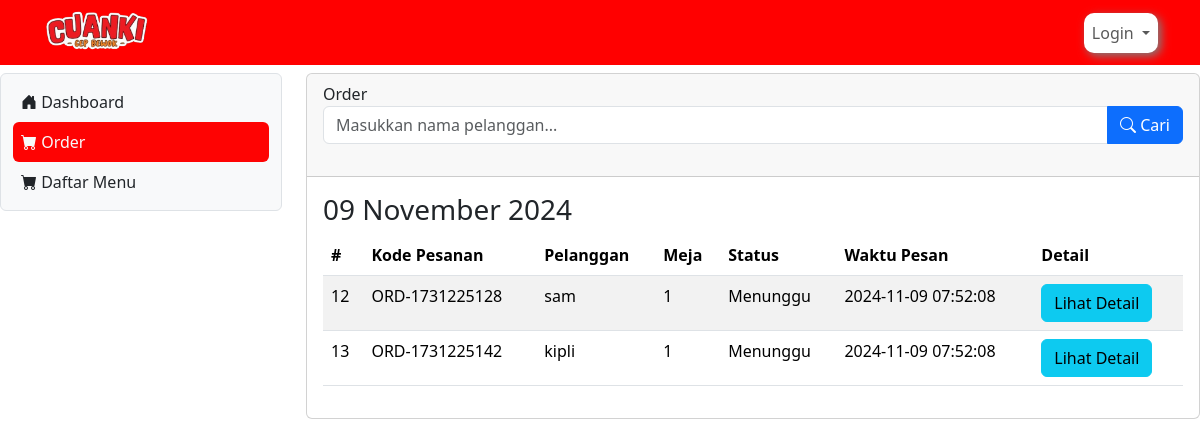
/order, run on the app's committed database.
### tables this page shows
CREATE TABLE `orders` (
  `id_order` int(11) NOT NULL,
  `kode_order` varchar(255) DEFAULT NULL,
  `pelanggan` varchar(255) DEFAULT NULL,
  `meja` varchar(255) DEFAULT NULL,
  `pelayan` int(11) NOT NULL,
  `status` varchar(255) DEFAULT NULL,
  `waktu_order` timestamp NOT NULL DEFAULT current_timestamp()
);

### order.php (the view, shortened to what this page needs)
<?php
include 'koneksi.php';
?>
<div class="col-lg-9 mt-2">
    <div class="card">
        <div class="card-header">
            Order
            <form method="POST" action="" class="d-flex mb-4">
                <div class="input-group">
                    <input type="text" name="nama_pelanggan" id="nama_pelanggan" class="form-control" placeholder="Masukkan nama pelanggan..." value="<?php echo isset($_POST['nama_pelanggan']) ? $_POST['nama_pelanggan'] : ''; ?>">
                    <button type="submit" name="search" class="btn btn-primary">
                        <i class="bi bi-search"></i> Cari
                    </button>
                </div>
            </form>
        </div>
        <div class="card-body">
            <?php
            $query = "SELECT * FROM orders WHERE status = 'Menunggu' ORDER BY DATE(waktu_order) DESC, waktu_order DESC";
            $result = mysqli_query($koneksi, $query);
            if (mysqli_num_rows($result) > 0) {
                $previous_date = '';
                while ($row = mysqli_fetch_assoc($result)) {
                    $order_date = date('Y-m-d', strtotime($row['waktu_order']));
                    if ($order_date != $previous_date) {
                        echo '<h3>' . date('d F Y', strtotime($order_date)) . '</h3>';
                        echo '<table class="table table-striped">';
                        echo '<thead><tr><th>#</th><th>Kode Pesanan</th><th>Pelanggan</th><th>Meja</th><th>Status</th><th>Waktu Pesan</th><th>Detail</th>';
                        echo '</tr></thead>';
                        echo '<tbody>';
                    }
                    $id_order = $row['id_order'];
                    echo '<tr>';
                    echo '<td>' . $row['id_order'] . '</td>';
                    echo '<td>' . $row['kode_order'] . '</td>';
                    echo '<td>' . $row['pelanggan'] . '</td>';
                    echo '<td>' . $row['meja'] . '</td>';
                    echo '<td>' . $row['status'] . '</td>';
                    echo '<td>' . $row['waktu_order'] . '</td>';
                    $detailQuery = "SELECT * FROM order_details WHERE id_order = '$id_order'";
                    $detailResult = mysqli_query($koneksi, $detailQuery);
                    $detailData = [];
                    while ($detailRow = mysqli_fetch_assoc($detailResult)) {
                        $detailData[] = $detailRow;
                    }
                    echo '<td>';
                    if (count($detailData) > 0) {
                        echo '<button class="btn btn-info" data-bs-toggle="collapse" data-bs-target="#detail_' . $id_order . '" aria-expanded="false" aria-controls="detail_' . $id_order . '">Lihat Detail</button>';
                    } else {
                        echo 'Tidak ada detail pesanan.';
                    }
                    echo '</td>';
                    echo '</tr>';
                    $previous_date = $order_date;
                }
                echo '</tbody></table>';
            } else {
                echo '<p>Tidak ada pesanan saat ini.</p>';
            }
            ?>
        </div>
    </div>
</div>

### index.php (shortened to what this page needs)
<?php
if (isset($_GET['x']) && $_GET['x'] == 'home') {
  $page = "home.php";
  include "main.php";
} else if (isset($_GET['x']) && $_GET['x'] == 'order') {
  include "main.php";
} else if (isset($_GET['x']) && $_GET['x'] == 'riwayat') {
  $page = "riwayat.php";
  include "main.php";
} else if (isset($_GET['x']) && $_GET['x'] == 'user') {
  if (isset($_SESSION['level_cuanki']) && $_SESSION['level_cuanki'] == 3) {
    $page = "user.php";
    include "main.php";
  } else {
    $page = "home.php";
    include "main.php";
  }
} else if (isset($_GET['x']) && $_GET['x'] == 'report') {
  if (isset($_SESSION['level_cuanki']) && $_SESSION['level_cuanki'] == 3) {
    $page = "report.php";
    include "main.php";
  } else {
    $page = "home.php";
    include "main.php";
  }
} else if (isset($_GET['x']) && $_GET['x'] == 'menu') {
  $page = "menu.php";
  include "main.php";
} else if (isset($_GET['x']) && $_GET['x'] == 'login') {
  include "login.php";
} else if (isset($_GET['x']) && $_GET['x'] == 'logout') {
  include "proses/proses_logout.php";
} else if (isset($_GET['x']) && $_GET['x'] == 'daftar') {
  include "register.php";
}else {
  $page = "home.php";
  include "main.php";
}
?>

### main.php (shortened to what this page needs)
<!DOCTYPE html>
<html lang="en">
<head>
  <link href="https://cdn.jsdelivr.net/npm/bootstrap@5.3.3/dist/css/bootstrap.min.css" rel="stylesheet">
  <link rel="stylesheet" href="https://cdn.jsdelivr.net/npm/bootstrap-icons@1.11.3/font/bootstrap-icons.min.css">
</head>
<body>
  <?php include "header.php"; ?>
  <?php include "sidebar.php"; ?>
  <?php
  include $page;
  ?>
  </div>
  </div>
</body>
</html>

### header.php (shortened to what this page needs)
<nav class="navbar navbar-expand sticky-top" style="background-color: #FF0000;">
  <div class="container-lg">
    <img src="Assets/logo_cuanki.png" alt="" style="width: 110px; height: auto;">
    <div class="collapse navbar-collapse justify-content-end" id="navbarNavDropdown">
      <ul class="navbar-nav">
        <?php
        if (!empty($_SESSION['cuanki_viral'])) {
        ?>
          <li class="nav-item dropdown">
            <a class="nav-link dropdown-toggle" href="#" role="button" data-bs-toggle="dropdown" aria-expanded="false" style="background-color: #FFFFFF; border-radius: 10px; box-shadow: 3px 3px 10px grey;">
              <?php
              echo $hasil['username'];
              ?>
            </a>
            <ul class="dropdown-menu dropdown-menu-end mt-2">
              <li><a class="dropdown-item" href="#"><i class="bi bi-incognito"></i> Profile</a></li>
              <li><a class="dropdown-item" href="#" data-bs-toggle="modal" data-bs-target="#ModalUbahPassword"><i class="bi bi-key"></i> Ubah Password</a></li>
              <li><a class="dropdown-item" href="logout"><i class="bi bi-box-arrow-right"></i> Log Out</a></li>
            </ul>
          </li>
        <?php
        } else {
        ?>
          <li class="nav-item dropdown">
            <a class="nav-link dropdown-toggle" href="#" role="button" data-bs-toggle="dropdown" aria-expanded="false" style="background-color: #FFFFFF; border-radius: 10px; box-shadow: 3px 3px 10px grey;">
              Login
            </a>
          </li>
        <?php
        }
        ?>
      </ul>
    </div>
  </div>
</nav>

### sidebar.php (shortened to what this page needs)
<div class="Container-lg">
    <div class="row">
        <div class="col-lg-3">
        <nav class="navbar navbar-expand-lg bg-light rounded border mt-2">
  <div class="container-fluid">
    <div class="offcanvas offcanvas-start" tabindex="-1" id="offcanvasNavbar" aria-labelledby="offcanvasNavbarLabel" style="width: 250px;">
      <div class="offcanvas-body">
    <ul class="navbar-nav nav-pills flex-column justify-content-end flex-grow-1">
        <?php if($hasil['level']==0 || $hasil['level']==1 || $hasil['level']==2 || $hasil['level']==3){?>
        <li class="nav-item">
            <a class="nav-link ps-2 <?php echo (isset ($_GET['x'])&& $_GET['x']=='home') ? 'active link-light':'link-dark' ; ?>" aria-current="page" href="home"><i class="bi bi-house-door-fill"></i> Dashboard</a>
        </li>
        <li class="nav-item">
            <a class="nav-link ps-2 <?php echo (isset ($_GET['x'])&& $_GET['x']=='order') ? 'active link-light':'link-dark' ; ?>" href="order"><i class="bi bi-cart-fill"></i> Order</a>
        </li>
        <li class="nav-item">
            <a class="nav-link ps-2 <?php echo (isset ($_GET['x'])&& $_GET['x']=='menu') ? 'active link-light':'link-dark' ; ?>" href="menu"><i class="bi bi-cart-fill"></i> Daftar Menu</a>
        </li>
        <?php } ?>
    </ul>
</div>
    </div>
  </div>
</nav>
</div>

### sidebar.php (style rules this page uses)
.nav-pills { --bs-nav-pills-link-active-bg: #FE0303; }

### data on the page
orders: waktu_order "09 November 2024", id_order "12", kode_order "ORD-1731225128", pelanggan "sam", meja "1", status "Menunggu", waktu_order "2024-11-09 07:52:08"
orders: id_order "13", kode_order "ORD-1731225142", pelanggan "kipli", meja "1", status "Menunggu", waktu_order "2024-11-09 07:52:08"
